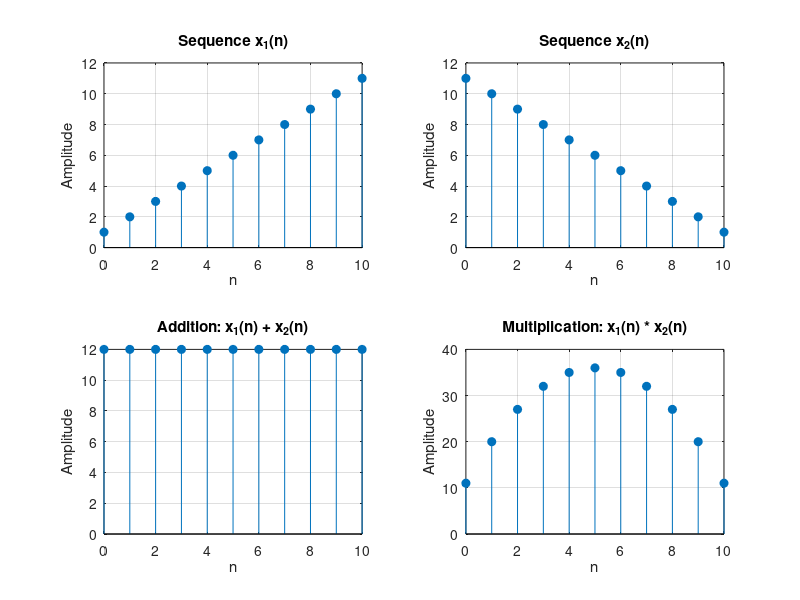

MATLAB code to generate this figure:
clc;
clear;
close all;
% Sample index
n = 0:10;
% Sequence 1

x1 = [1 2 3 4 5 6 7 8 9 10 11];
% Sequence 2
x2 = [11 10 9 8 7 6 5 4 3 2 1];
% Addition of sequences
y_add = x1 + x2;
% Multiplication of sequences
y_mul = x1 .* x2;
% Plotting
figure;
subplot(2,2,1);
stem(n,x1,'filled');
grid on;
title('Sequence x_1(n)');
xlabel('n');
ylabel('Amplitude');
subplot(2,2,2);
stem(n,x2,'filled');
grid on;
title('Sequence x_2(n)');
xlabel('n');
ylabel('Amplitude');
subplot(2,2,3);
stem(n,y_add,'filled');
grid on;
title('Addition: x_1(n) + x_2(n)');
xlabel('n');
ylabel('Amplitude');
subplot(2,2,4);
stem(n,y_mul,'filled');
grid on;
title('Multiplication: x_1(n) * x_2(n)');
xlabel('n');
ylabel('Amplitude');
